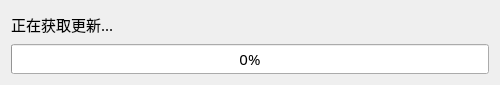
<?xml version="1.0" encoding="UTF-8"?>
<ui version="4.0">
 <class>DialogDownloadUpdate</class>
 <widget class="QDialog" name="DialogDownloadUpdate">
  <property name="geometry">
   <rect>
    <x>0</x>
    <y>0</y>
    <width>500</width>
    <height>85</height>
   </rect>
  </property>
  <property name="minimumSize">
   <size>
    <width>500</width>
    <height>85</height>
   </size>
  </property>
  <property name="maximumSize">
   <size>
    <width>500</width>
    <height>85</height>
   </size>
  </property>
  <property name="font">
   <font>
    <family>HarmonyOS Sans SC</family>
    <pointsize>11</pointsize>
   </font>
  </property>
  <property name="contextMenuPolicy">
   <enum>Qt::NoContextMenu</enum>
  </property>
  <property name="windowTitle">
   <string>获取更新</string>
  </property>
  <layout class="QVBoxLayout" name="verticalLayout">
   <item>
    <widget class="QLabel" name="label">
     <property name="text">
      <string>正在获取更新...</string>
     </property>
    </widget>
   </item>
   <item>
    <widget class="QProgressBar" name="progressBar">
     <property name="value">
      <number>0</number>
     </property>
    </widget>
   </item>
  </layout>
 </widget>
 <resources/>
 <connections/>
</ui>
